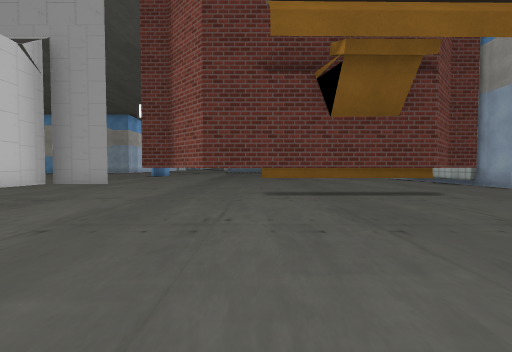
view 1 (above)

15 first-person views from a walk through a 3-D level made in the Unity game engine. The camera is 0.64 m above the floor, tilts 2° down and sees 90° across. The floor is counted in squares, 1 m on a side. Each view is taken from the middle of a square. On the plan, view 1 faces up. The plan holds only what a view shows up to about 9 squares ahead; the rest is blank. The place goes on beyond the plan. Some surface patterns are stand-ins.

view 2
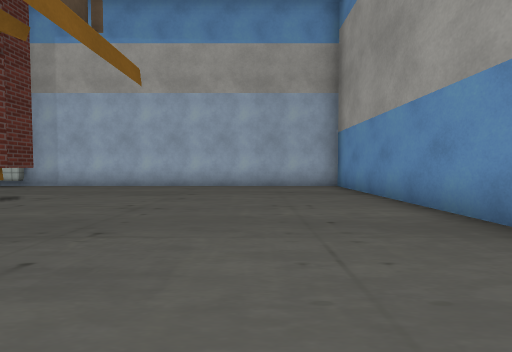

view 3
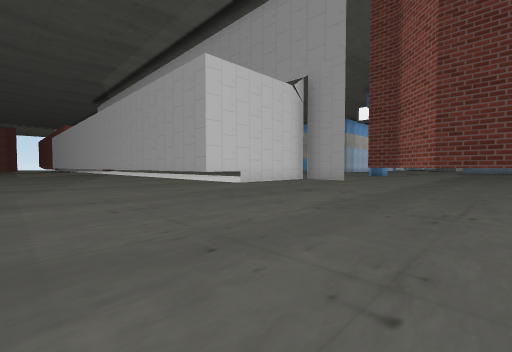

view 4
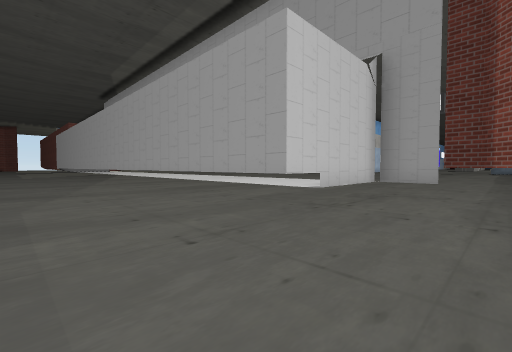

view 5
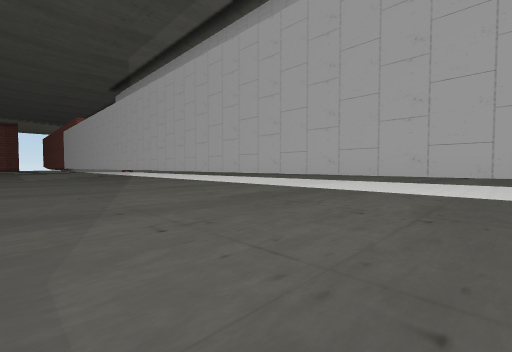

view 6
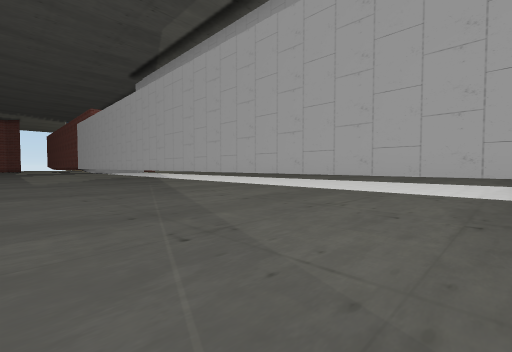

view 7
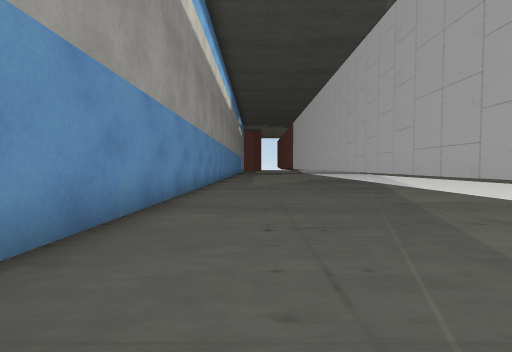

view 8
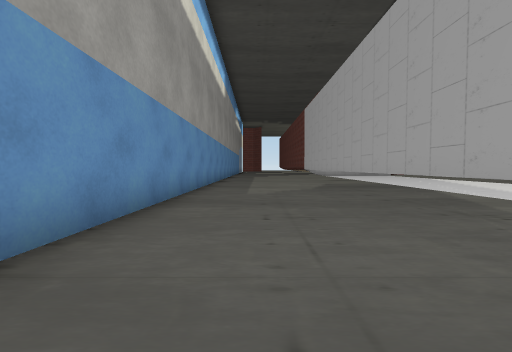

view 9
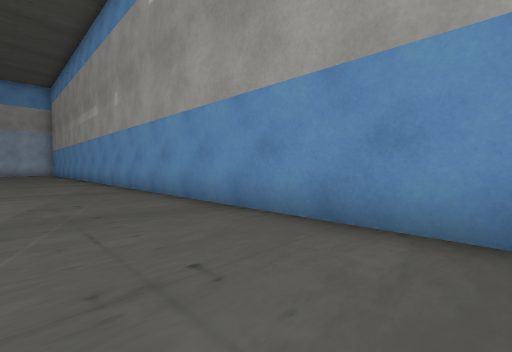

view 10
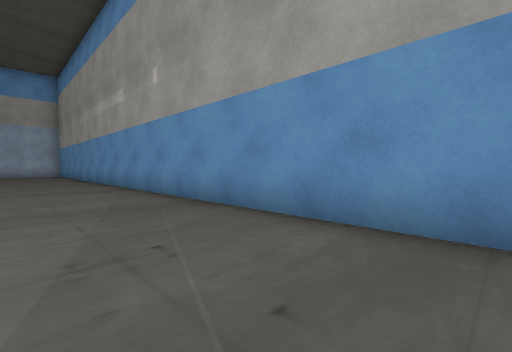

view 11
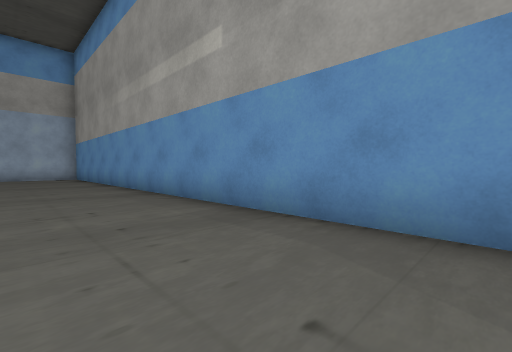

view 12
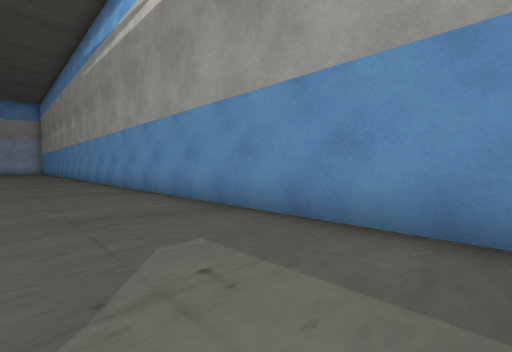

view 13
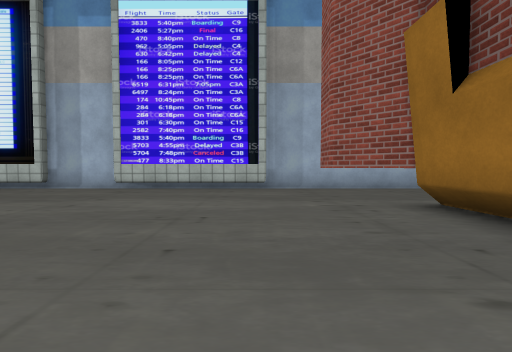

view 14
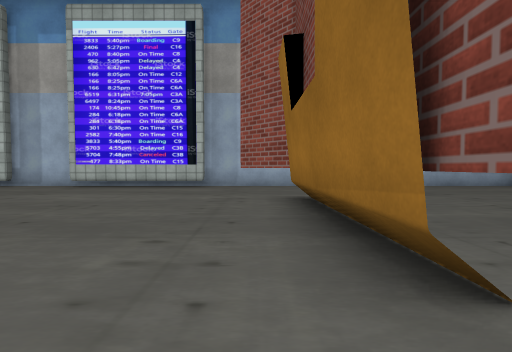

view 15
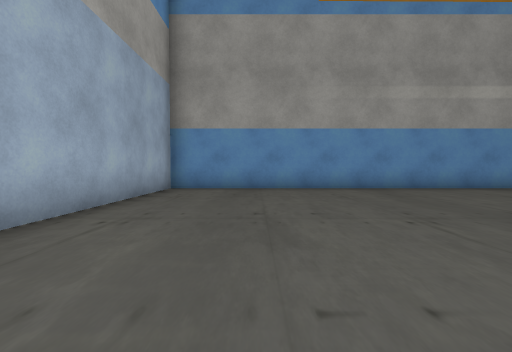

### Floor plan
Key: @ floor where view 1 was taken; # wall or solid block; . floor; ^ raised ledge; T thing the floor can be seen under or through; O other object.
Columns run from 23 left of view 1 to 8 right of it. Each row starts with its distance up from view 1.
 17                                #
 16                               ##
 15                              .##
 14                             ...#
 13                            ...##
 12                           ....##
 11                     .... .....##
 10                    ...........##
  9                 ..............##
  8                 ...............#
  7                 ....##......##.#
  6         ..............##OO##...#
  5 ^^^^^^^^^^^^^^^^^^^T...........#
  4 ^^^^^^^^^^^^^^^^^^^T...........#
  3 ^^^^^^^^^^^^^^^^^^^T...........#
  2 ####################...........#
  1 ...............................#
  0 .......................@.......#
 -1 ...............................#
 -2 ################################

Where each view was taken, in squares from view 1:
view 1: 0 up, 0 right, facing up
view 2: 1 up, 1 left, facing right
view 3: 1 down, 0 right, facing up-left
view 4: 1 down, 2 left, facing up-left
view 5: 1 down, 5 left, facing up-left
view 6: 1 down, 9 left, facing up-left
view 7: 0 up, 12 left, facing left
view 8: 0 up, 15 left, facing left
view 9: 1 up, 16 left, facing down-right
view 10: 1 up, 13 left, facing down-right
view 11: 1 up, 8 left, facing down-right
view 12: 1 up, 23 left, facing down-right
view 13: 9 up, 0 right, facing right
view 14: 7 up, 1 left, facing right
view 15: 6 up, 5 right, facing down
